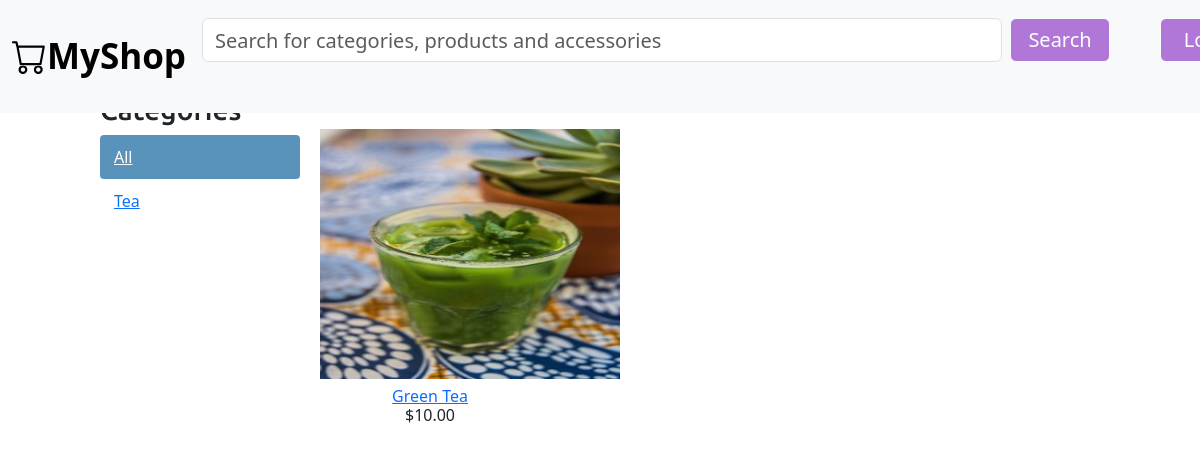
The page / on the database its author committed.
### shop/models.py (models this page shows, shortened)
class Category(models.Model):
    name= models.CharField(max_length=200)
    slug= models.SlugField(max_length=200, unique=True)
    class Meta:
        ordering= ['name']
        indexes= [
            models.Index(fields=['name']),
        ]
        verbose_name= 'category'
        verbose_name_plural= 'categories'
    def get_absolute_url(self):
        return reverse('shop:product_list_by_category',
                       args=[self.slug])

class Product(models.Model):
    category= models.ForeignKey(Category,
                                related_name='products',
                                on_delete=models.CASCADE)
    name= models.CharField(max_length=200)
    slug= models.SlugField(max_length=200)
    image= models.ImageField(upload_to='products/%Y/%m/%d',blank=True)
    description= models.TextField(blank=True)
    price= models.DecimalField(max_digits=10,
                               decimal_places=2)
    available= models.BooleanField(default=True)
    created= models.DateTimeField(auto_now_add=True)
    updated= models.DateTimeField(auto_now=True)
    stock_quantity= models.PositiveIntegerField()
    class Meta:
        ordering= ['name']
        indexes= [
            models.Index(fields=['id', 'slug']),
            models.Index(fields=['name']),
            models.Index(fields=['-created'])
        ]
    def get_absolute_url(self):
        return reverse('shop:product_detail',
                       args=[self.id,
                             self.slug])

### shop/views.py (the view)
# urls.py: path('', views.product_list, name= 'product_list'),
def product_list(request, category_slug=None):
    category= None
    categories= Category.objects.all()
    products= Product.objects.filter(available=True)
    if category_slug:
        category= get_object_or_404(Category,
                                    slug= category_slug)
        products= products.filter(category=category)
    return render(request,
                'shop/product/list.html',
                {'catogory': category,
                'categories': categories,
                'products': products,})

### cart/context_processors.py (called while the page is built)
def cart(request):
    return {'cart': Cart(request)}

### shop/templates/shop/product/list.html (shortened to what this page needs)
{% extends "shop/base.html" %}
{% load static %}
{% load thumbnail %}
{% block content %}
  <div id="sidebar">
    <h3>Categories</h3>
    <ul>
      <li {% if not category %}class="selected"{% endif %}>
        <a href="{% url 'shop:product_list' %}">All</a>
      </li>
      {% for c in categories %}
        <li {% if category.slug == c.slug %}class="selected"{% endif %}>
          <a href="{{ c.get_absolute_url }}">{{ c.name }}</a>
        </li>
      {% endfor %}
    </ul>
  </div>
  <div id="main" class="product-list">
    <h1>{% if category %}{{ category.name }}{% else %}Products{% endif %}</h1>
    {% for product in products %}
      <div class="item">
        <a href="{{ product.get_absolute_url }}">
          <img src="{% if product.image %}{{ product.image.url }}{% else %}{% static 'img/no_image_1.jpg' %}{% endif %}">
        </a>
        <a href="{{ product.get_absolute_url }}">{{ product.name }}</a>
        <br>
        ${{ product.price }}
      </div>
    {% endfor %}
  </div>
{% endblock %}

### shop/templates/shop/base.html (shortened to what this page needs)
{% load static %}
<!DOCTYPE html>
  <html>
    <head>
      <link href="{% static 'css/style.css' %}" rel="stylesheet">
      <link href="https://cdn.jsdelivr.net/npm/bootstrap@5.3.2/dist/css/bootstrap.min.css" rel="stylesheet">
      <link rel="stylesheet" href="https://cdn.jsdelivr.net/npm/bootstrap-icons@1.11.1/font/bootstrap-icons.css">
    </head>
    <body>
        <nav class="navbar navbar-expand-md bg-body-tertiary fixed-top nav_bar">
          <div class="container-fluid">
            <a class="navbar-brand logo" href="/"><i class="bi bi-cart"></i>MyShop</a>
            <div class="d-flex justify-content-start search_form">
              <form class="d-flex" role="search">
              <input class="form-control me-2" type="search" placeholder="Search for categories, products and accessories" aria-label="Search">
              <button class="btn btn-outline-success" type="submit">Search</button>
            </form>
            {% if user.is_authenticated %}
                <div class="btn-group user_profile ">
                  <button type="button" class="btn btn-danger dropdown-toggle" data-bs-toggle="dropdown" aria-expanded="false">
                    <i class="bi bi-person-check fa-lg"></i>
                    Hi, {{ user.first_name }}
                  </button>
                  <ul class="dropdown-menu">
                    <li><a class="dropdown-item" href="#">Profile</a></li>
                    <li><a class="dropdown-item" href="#">Order</a></li>
                    <li><a class="dropdown-item" href="#">Transactions</a></li>
                    <li><hr class="dropdown-divider"></li>
                    <li><a class="dropdown-item" href="{% url 'users:logout' %}">Log Out</a></li>
                  </ul>
                </div>
                  <div class="nav_cart">
                    {% with total_items=cart|length %}
                        {% if total_items > 0 %}
                          <p><i class="bi bi-cart-check-fill fa-lg"></i><a href="{% url 'cart:cart_detail' %}">{{ total_items }} item{{ total_items|pluralize }} : ${{ cart.get_total_price }}</p>
                          </a>
                        {% else %}
                        <i class="bi bi-cart-x"><span style="font-size: 16px;">  Your cart is empty</span></i>
                    {% endif %}
                    {% endwith %}
                  </div>
              {% else %}
                <a href="{% url 'users:login' %}">
                <button type="button" class="btn btn-outline-primary" id="log_in">Login</button>
                </a>
              {% endif %}
          </div>
        </nav>
      <div id="header">
        <a href="/" class="logo">My shop</a>
      </div>
      <div id="content">
        {% block content %}
        {% endblock %}
      </div>
    </body>
</html>

### shop/static/css/style.css (style rules this page uses)
body { margin:0; padding:0; font-family:helvetica, sans-serif; }
h1, h2, h3, h4, h5 , h6 { font-family: 'Ubuntu', sans-serif; font-weight:normal; }
a { text-decoration:none; color:#5993bb; }
#header { padding:10px 100px; font-size:18px; overflow:auto; }
#header .logo { font-family: 'Ubuntu', sans-serif; float:left; color:#333; font-size:22px; margin-right:10%; }
#content { padding:0 100px; overflow:hidden; margin-top: 10px; }
#sidebar { width:220px; padding:30px 20px 0 0; float:left; }
#sidebar ul { margin:0; padding:0; }
#sidebar ul li { margin:0; list-style:none; padding:10px 14px; }
#sidebar ul li a { display:block; }
#sidebar ul li.selected { background:#5993bb; border-radius:4px; }
#sidebar ul li.selected a { color:#fff; }
#main { float:left; width: 96%; margin-right:-220px; overflow:hidden; }
.product-list .item { width:25%; padding:10px 20px 10px 0; float:left; text-align:center; line-height:1.2; }
.product-list .item img { width:300px; height: 250px; margin-bottom:8px; display: block; }
.nav_bar { margin-bottom: 20px; }
.nav_bar .logo { font-weight: bold; font-size: 35px; margin-left:0; margin-top: 0; padding: 0; }
.nav_bar .search_form { margin-top: 10px; margin-right: 25%; }
.nav_bar form input { width: 800px; font-size: 20px; height: 44px; }
.nav_bar form button, .nav_bar #log_in, .nav_bar #sign_up { font-size: 20px; border-color: white; width: 100px; height: 44px; background-color: #b077d8; color: white; }
.nav_bar #log_in { margin-left: 50%; }

### rows shown on the page
Category: name "Tea"
Product: image (picture), name "Green Tea", price "10.00"
